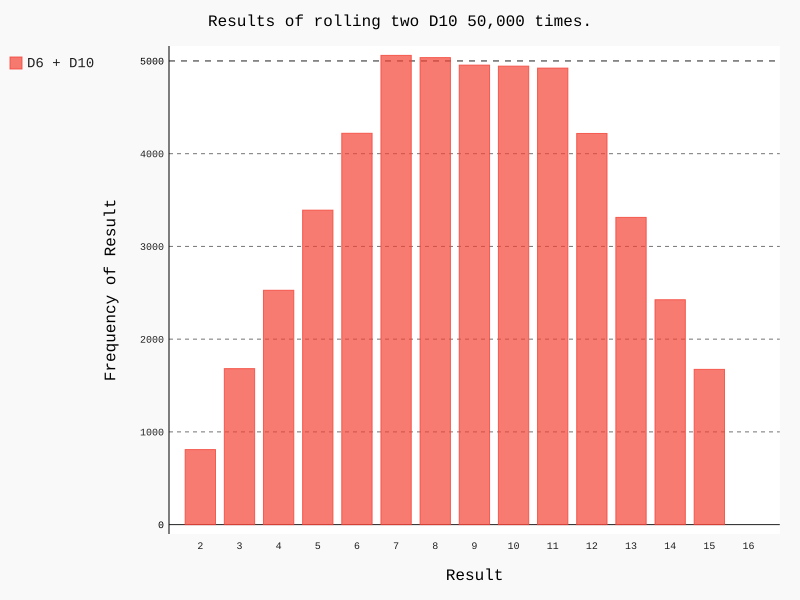

Write Python code to recreate this figure.
import pygal
from die import Die

# Create a D6
die1 = Die()
die2 = Die(10)

# Make some rolls and store results in a list
results = []
for roll_num in range(50000):
    result = die1.roll() + die2.roll()
    results.append(result)

frequencies = []
max_results = die1.num_sides + die2.num_sides
for value in range(2, max_results):
    frequency = results.count(value)
    frequencies.append(frequency)

# Visualize the results
hist = pygal.Bar()

hist.title = "Results of rolling two D10 50,000 times."
hist.x_labels = ['2', '3', '4', '5', '6', '7', '8', '9', '10', '11', '12', '13', '14', '15', '16']
hist.x_title = "Result"
hist.y_title = "Frequency of Result"

hist.add('D6 + D10', frequencies)
hist.render_to_file('die_visual.svg')
